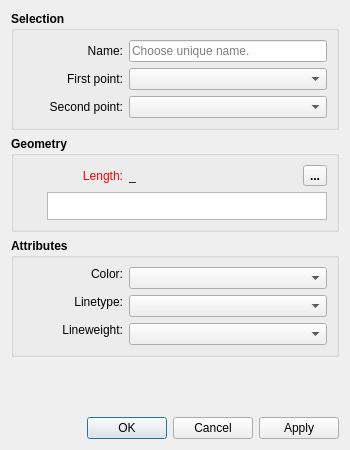
<?xml version="1.0" encoding="UTF-8"?>
<ui version="4.0">
 <class>DialogAlongLine</class>
 <widget class="QDialog" name="DialogAlongLine">
  <property name="geometry">
   <rect>
    <x>0</x>
    <y>0</y>
    <width>350</width>
    <height>450</height>
   </rect>
  </property>
  <property name="minimumSize">
   <size>
    <width>270</width>
    <height>0</height>
   </size>
  </property>
  <property name="windowTitle">
   <string>Point - On Line</string>
  </property>
  <property name="windowIcon">
   <iconset resource="../../../vmisc/share/resources/icon.qrc">
    <normaloff>:/icon/64x64/icon64x64.png</normaloff>:/icon/64x64/icon64x64.png</iconset>
  </property>
  <property name="locale">
   <locale language="English" country="UnitedStates"/>
  </property>
  <layout class="QVBoxLayout" name="verticalLayout_3">
   <item>
    <widget class="QGroupBox" name="selection_GroupBox">
     <property name="sizePolicy">
      <sizepolicy hsizetype="Expanding" vsizetype="Preferred">
       <horstretch>0</horstretch>
       <verstretch>0</verstretch>
      </sizepolicy>
     </property>
     <property name="font">
      <font>
       <pointsize>9</pointsize>
       <bold>true</bold>
      </font>
     </property>
     <property name="title">
      <string>Selection</string>
     </property>
     <layout class="QVBoxLayout" name="verticalLayout">
      <item>
       <layout class="QFormLayout" name="formLayout">
        <property name="labelAlignment">
         <set>Qt::AlignRight|Qt::AlignTrailing|Qt::AlignVCenter</set>
        </property>
        <item row="0" column="0">
         <widget class="QLabel" name="labelEditNamePoint">
          <property name="minimumSize">
           <size>
            <width>100</width>
            <height>0</height>
           </size>
          </property>
          <property name="font">
           <font>
            <pointsize>9</pointsize>
            <bold>false</bold>
           </font>
          </property>
          <property name="text">
           <string>Name:</string>
          </property>
          <property name="alignment">
           <set>Qt::AlignRight|Qt::AlignTrailing|Qt::AlignVCenter</set>
          </property>
         </widget>
        </item>
        <item row="0" column="1">
         <widget class="QLineEdit" name="lineEditNamePoint">
          <property name="sizePolicy">
           <sizepolicy hsizetype="Expanding" vsizetype="Fixed">
            <horstretch>0</horstretch>
            <verstretch>0</verstretch>
           </sizepolicy>
          </property>
          <property name="minimumSize">
           <size>
            <width>80</width>
            <height>0</height>
           </size>
          </property>
          <property name="font">
           <font>
            <pointsize>9</pointsize>
            <bold>false</bold>
           </font>
          </property>
          <property name="toolTip">
           <string>Unique name</string>
          </property>
          <property name="placeholderText">
           <string>Choose unique name.</string>
          </property>
         </widget>
        </item>
        <item row="1" column="0">
         <widget class="QLabel" name="labelFirstPoint">
          <property name="minimumSize">
           <size>
            <width>100</width>
            <height>0</height>
           </size>
          </property>
          <property name="font">
           <font>
            <pointsize>9</pointsize>
            <bold>false</bold>
           </font>
          </property>
          <property name="text">
           <string>First point:</string>
          </property>
          <property name="alignment">
           <set>Qt::AlignRight|Qt::AlignTrailing|Qt::AlignVCenter</set>
          </property>
         </widget>
        </item>
        <item row="1" column="1">
         <widget class="QComboBox" name="comboBoxFirstPoint">
          <property name="sizePolicy">
           <sizepolicy hsizetype="Expanding" vsizetype="Preferred">
            <horstretch>0</horstretch>
            <verstretch>0</verstretch>
           </sizepolicy>
          </property>
          <property name="minimumSize">
           <size>
            <width>80</width>
            <height>0</height>
           </size>
          </property>
          <property name="font">
           <font>
            <pointsize>9</pointsize>
            <bold>false</bold>
           </font>
          </property>
          <property name="toolTip">
           <string>First point of the line</string>
          </property>
         </widget>
        </item>
        <item row="2" column="0">
         <widget class="QLabel" name="labelSecondPoint">
          <property name="minimumSize">
           <size>
            <width>100</width>
            <height>0</height>
           </size>
          </property>
          <property name="font">
           <font>
            <pointsize>9</pointsize>
            <bold>false</bold>
           </font>
          </property>
          <property name="text">
           <string>Second point:</string>
          </property>
          <property name="alignment">
           <set>Qt::AlignRight|Qt::AlignTrailing|Qt::AlignVCenter</set>
          </property>
         </widget>
        </item>
        <item row="2" column="1">
         <widget class="QComboBox" name="comboBoxSecondPoint">
          <property name="sizePolicy">
           <sizepolicy hsizetype="Expanding" vsizetype="Preferred">
            <horstretch>0</horstretch>
            <verstretch>0</verstretch>
           </sizepolicy>
          </property>
          <property name="minimumSize">
           <size>
            <width>80</width>
            <height>0</height>
           </size>
          </property>
          <property name="font">
           <font>
            <pointsize>9</pointsize>
            <bold>false</bold>
           </font>
          </property>
          <property name="toolTip">
           <string>Second point of the line</string>
          </property>
         </widget>
        </item>
       </layout>
      </item>
     </layout>
    </widget>
   </item>
   <item>
    <widget class="QGroupBox" name="geometry_GroupBox">
     <property name="sizePolicy">
      <sizepolicy hsizetype="Expanding" vsizetype="Preferred">
       <horstretch>0</horstretch>
       <verstretch>0</verstretch>
      </sizepolicy>
     </property>
     <property name="font">
      <font>
       <pointsize>9</pointsize>
       <bold>true</bold>
      </font>
     </property>
     <property name="title">
      <string>Geometry</string>
     </property>
     <layout class="QVBoxLayout" name="verticalLayout_2">
      <item>
       <layout class="QHBoxLayout" name="horizontalLayout">
        <item alignment="Qt::AlignLeft">
         <widget class="QLabel" name="labelEditFormula">
          <property name="sizePolicy">
           <sizepolicy hsizetype="Fixed" vsizetype="Preferred">
            <horstretch>0</horstretch>
            <verstretch>0</verstretch>
           </sizepolicy>
          </property>
          <property name="minimumSize">
           <size>
            <width>100</width>
            <height>0</height>
           </size>
          </property>
          <property name="palette">
           <palette>
            <active>
             <colorrole role="WindowText">
              <brush brushstyle="SolidPattern">
               <color alpha="255">
                <red>255</red>
                <green>0</green>
                <blue>0</blue>
               </color>
              </brush>
             </colorrole>
            </active>
            <inactive>
             <colorrole role="WindowText">
              <brush brushstyle="SolidPattern">
               <color alpha="255">
                <red>255</red>
                <green>0</green>
                <blue>0</blue>
               </color>
              </brush>
             </colorrole>
            </inactive>
            <disabled>
             <colorrole role="WindowText">
              <brush brushstyle="SolidPattern">
               <color alpha="255">
                <red>159</red>
                <green>158</green>
                <blue>158</blue>
               </color>
              </brush>
             </colorrole>
            </disabled>
           </palette>
          </property>
          <property name="font">
           <font>
            <pointsize>9</pointsize>
            <bold>false</bold>
           </font>
          </property>
          <property name="text">
           <string>Length:</string>
          </property>
          <property name="alignment">
           <set>Qt::AlignRight|Qt::AlignTrailing|Qt::AlignVCenter</set>
          </property>
         </widget>
        </item>
        <item>
         <widget class="QLabel" name="labelResultCalculation">
          <property name="sizePolicy">
           <sizepolicy hsizetype="Expanding" vsizetype="Preferred">
            <horstretch>0</horstretch>
            <verstretch>0</verstretch>
           </sizepolicy>
          </property>
          <property name="minimumSize">
           <size>
            <width>85</width>
            <height>0</height>
           </size>
          </property>
          <property name="baseSize">
           <size>
            <width>0</width>
            <height>0</height>
           </size>
          </property>
          <property name="font">
           <font>
            <pointsize>9</pointsize>
            <bold>false</bold>
           </font>
          </property>
          <property name="toolTip">
           <string>Value</string>
          </property>
          <property name="text">
           <string notr="true">_</string>
          </property>
         </widget>
        </item>
        <item>
         <spacer name="horizontalSpacer">
          <property name="orientation">
           <enum>Qt::Horizontal</enum>
          </property>
          <property name="sizeHint" stdset="0">
           <size>
            <width>10</width>
            <height>20</height>
           </size>
          </property>
         </spacer>
        </item>
        <item alignment="Qt::AlignRight">
         <widget class="QToolButton" name="toolButtonExprLength">
          <property name="toolTip">
           <string>Formula wizard</string>
          </property>
          <property name="text">
           <string notr="true">...</string>
          </property>
          <property name="icon">
           <iconset resource="../../../vmisc/share/resources/icon.qrc">
            <normaloff>:/icon/24x24/fx.png</normaloff>:/icon/24x24/fx.png</iconset>
          </property>
          <property name="iconSize">
           <size>
            <width>24</width>
            <height>24</height>
           </size>
          </property>
         </widget>
        </item>
       </layout>
      </item>
      <item>
       <layout class="QHBoxLayout" name="horizontalLayout_3">
        <item>
         <widget class="QPushButton" name="pushButtonGrowLength">
          <property name="maximumSize">
           <size>
            <width>18</width>
            <height>18</height>
           </size>
          </property>
          <property name="sizeIncrement">
           <size>
            <width>0</width>
            <height>0</height>
           </size>
          </property>
          <property name="toolTip">
           <string>&lt;html&gt;&lt;head/&gt;&lt;body&gt;&lt;p&gt;Show full calculation in message box&lt;/p&gt;&lt;/body&gt;&lt;/html&gt;</string>
          </property>
          <property name="text">
           <string notr="true"/>
          </property>
          <property name="icon">
           <iconset theme="go-down">
            <normaloff>.</normaloff>.</iconset>
          </property>
          <property name="iconSize">
           <size>
            <width>16</width>
            <height>16</height>
           </size>
          </property>
          <property name="flat">
           <bool>true</bool>
          </property>
         </widget>
        </item>
        <item>
         <widget class="QPlainTextEdit" name="plainTextEditFormula">
          <property name="sizePolicy">
           <sizepolicy hsizetype="Expanding" vsizetype="Preferred">
            <horstretch>0</horstretch>
            <verstretch>0</verstretch>
           </sizepolicy>
          </property>
          <property name="maximumSize">
           <size>
            <width>16777215</width>
            <height>28</height>
           </size>
          </property>
          <property name="font">
           <font>
            <pointsize>9</pointsize>
            <bold>false</bold>
           </font>
          </property>
          <property name="toolTip">
           <string>Calculation</string>
          </property>
          <property name="tabChangesFocus">
           <bool>true</bool>
          </property>
          <property name="plainText">
           <string notr="true"/>
          </property>
         </widget>
        </item>
       </layout>
      </item>
     </layout>
    </widget>
   </item>
   <item>
    <widget class="QGroupBox" name="attributes_GroupBox_2">
     <property name="minimumSize">
      <size>
       <width>240</width>
       <height>0</height>
      </size>
     </property>
     <property name="font">
      <font>
       <pointsize>9</pointsize>
       <bold>true</bold>
      </font>
     </property>
     <property name="title">
      <string>Attributes</string>
     </property>
     <layout class="QVBoxLayout" name="verticalLayout_4">
      <item>
       <layout class="QFormLayout" name="formLayout_2">
        <property name="labelAlignment">
         <set>Qt::AlignRight|Qt::AlignTrailing|Qt::AlignVCenter</set>
        </property>
        <item row="1" column="0">
         <widget class="QLabel" name="lineType_Label">
          <property name="sizePolicy">
           <sizepolicy hsizetype="MinimumExpanding" vsizetype="Fixed">
            <horstretch>0</horstretch>
            <verstretch>0</verstretch>
           </sizepolicy>
          </property>
          <property name="minimumSize">
           <size>
            <width>100</width>
            <height>0</height>
           </size>
          </property>
          <property name="maximumSize">
           <size>
            <width>16777215</width>
            <height>16777215</height>
           </size>
          </property>
          <property name="font">
           <font>
            <pointsize>9</pointsize>
            <bold>false</bold>
           </font>
          </property>
          <property name="text">
           <string>Linetype:</string>
          </property>
          <property name="alignment">
           <set>Qt::AlignRight|Qt::AlignTrailing|Qt::AlignVCenter</set>
          </property>
         </widget>
        </item>
        <item row="1" column="1">
         <widget class="LineTypeComboBox" name="lineType_ComboBox">
          <property name="sizePolicy">
           <sizepolicy hsizetype="Expanding" vsizetype="Fixed">
            <horstretch>0</horstretch>
            <verstretch>0</verstretch>
           </sizepolicy>
          </property>
          <property name="minimumSize">
           <size>
            <width>80</width>
            <height>0</height>
           </size>
          </property>
          <property name="maximumSize">
           <size>
            <width>16777215</width>
            <height>16777215</height>
           </size>
          </property>
          <property name="font">
           <font>
            <pointsize>9</pointsize>
            <bold>false</bold>
           </font>
          </property>
         </widget>
        </item>
        <item row="2" column="0">
         <widget class="QLabel" name="lineWeight_Label">
          <property name="sizePolicy">
           <sizepolicy hsizetype="MinimumExpanding" vsizetype="Fixed">
            <horstretch>0</horstretch>
            <verstretch>0</verstretch>
           </sizepolicy>
          </property>
          <property name="minimumSize">
           <size>
            <width>100</width>
            <height>0</height>
           </size>
          </property>
          <property name="maximumSize">
           <size>
            <width>16777215</width>
            <height>16777215</height>
           </size>
          </property>
          <property name="font">
           <font>
            <pointsize>9</pointsize>
            <bold>false</bold>
           </font>
          </property>
          <property name="text">
           <string>Lineweight:</string>
          </property>
          <property name="alignment">
           <set>Qt::AlignRight|Qt::AlignTrailing|Qt::AlignVCenter</set>
          </property>
         </widget>
        </item>
        <item row="2" column="1">
         <widget class="LineWeightComboBox" name="lineWeight_ComboBox">
          <property name="sizePolicy">
           <sizepolicy hsizetype="Expanding" vsizetype="Fixed">
            <horstretch>0</horstretch>
            <verstretch>0</verstretch>
           </sizepolicy>
          </property>
          <property name="minimumSize">
           <size>
            <width>80</width>
            <height>0</height>
           </size>
          </property>
          <property name="font">
           <font>
            <pointsize>9</pointsize>
            <bold>false</bold>
           </font>
          </property>
         </widget>
        </item>
        <item row="0" column="0">
         <widget class="QLabel" name="lineColor_Label">
          <property name="sizePolicy">
           <sizepolicy hsizetype="MinimumExpanding" vsizetype="Fixed">
            <horstretch>0</horstretch>
            <verstretch>0</verstretch>
           </sizepolicy>
          </property>
          <property name="minimumSize">
           <size>
            <width>100</width>
            <height>0</height>
           </size>
          </property>
          <property name="maximumSize">
           <size>
            <width>16777215</width>
            <height>16777215</height>
           </size>
          </property>
          <property name="font">
           <font>
            <pointsize>9</pointsize>
            <bold>false</bold>
           </font>
          </property>
          <property name="text">
           <string>Color:</string>
          </property>
          <property name="alignment">
           <set>Qt::AlignRight|Qt::AlignTrailing|Qt::AlignVCenter</set>
          </property>
         </widget>
        </item>
        <item row="0" column="1">
         <widget class="ColorComboBox" name="lineColor_ComboBox">
          <property name="sizePolicy">
           <sizepolicy hsizetype="Expanding" vsizetype="Fixed">
            <horstretch>0</horstretch>
            <verstretch>0</verstretch>
           </sizepolicy>
          </property>
          <property name="minimumSize">
           <size>
            <width>80</width>
            <height>0</height>
           </size>
          </property>
          <property name="font">
           <font>
            <pointsize>9</pointsize>
            <bold>false</bold>
           </font>
          </property>
         </widget>
        </item>
       </layout>
      </item>
     </layout>
    </widget>
   </item>
   <item>
    <widget class="QLabel" name="label_2">
     <property name="text">
      <string/>
     </property>
    </widget>
   </item>
   <item>
    <spacer name="verticalSpacer">
     <property name="orientation">
      <enum>Qt::Vertical</enum>
     </property>
     <property name="sizeHint" stdset="0">
      <size>
       <width>20</width>
       <height>40</height>
      </size>
     </property>
    </spacer>
   </item>
   <item>
    <widget class="QDialogButtonBox" name="buttonBox">
     <property name="orientation">
      <enum>Qt::Horizontal</enum>
     </property>
     <property name="standardButtons">
      <set>QDialogButtonBox::Apply|QDialogButtonBox::Cancel|QDialogButtonBox::Ok</set>
     </property>
    </widget>
   </item>
  </layout>
 </widget>
 <customwidgets>
  <customwidget>
   <class>ColorComboBox</class>
   <extends>QComboBox</extends>
   <header location="global">color_combobox.h</header>
  </customwidget>
  <customwidget>
   <class>LineTypeComboBox</class>
   <extends>QComboBox</extends>
   <header location="global">linetype_combobox.h</header>
  </customwidget>
  <customwidget>
   <class>LineWeightComboBox</class>
   <extends>QComboBox</extends>
   <header location="global">lineweight_combobox.h</header>
  </customwidget>
 </customwidgets>
 <tabstops>
  <tabstop>plainTextEditFormula</tabstop>
  <tabstop>buttonBox</tabstop>
 </tabstops>
 <resources>
  <include location="../../../vmisc/share/resources/icon.qrc"/>
 </resources>
 <connections>
  <connection>
   <sender>buttonBox</sender>
   <signal>accepted()</signal>
   <receiver>DialogAlongLine</receiver>
   <slot>accept()</slot>
   <hints>
    <hint type="sourcelabel">
     <x>248</x>
     <y>254</y>
    </hint>
    <hint type="destinationlabel">
     <x>157</x>
     <y>274</y>
    </hint>
   </hints>
  </connection>
  <connection>
   <sender>buttonBox</sender>
   <signal>rejected()</signal>
   <receiver>DialogAlongLine</receiver>
   <slot>reject()</slot>
   <hints>
    <hint type="sourcelabel">
     <x>316</x>
     <y>260</y>
    </hint>
    <hint type="destinationlabel">
     <x>286</x>
     <y>274</y>
    </hint>
   </hints>
  </connection>
 </connections>
</ui>
